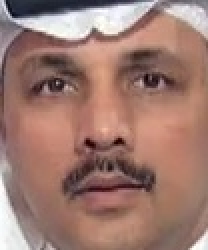
#> input picture scratch/test_real/real_1_c8b4e129/faces/real_1_frame_000005_face.jpg, 104 x 125 px, given in place of ., which was not available (shown 2 times larger)
$ python -i watermark_detector.py   (imports and definitions only)
#> lines starting #> are read from the running program, lines starting #| are printed output that depends on the picture
from __future__ import annotations

from dataclasses import dataclass
from pathlib import Path

import cv2
import numpy as np


@dataclass(slots=True)
class WatermarkDetectionResult:
    matched_signatures: list[str]
    metadata_trace_score: float
    frame_pattern_score: float
    confidence: float


def _clamp01(value: float) -> float:
    return max(0.0, min(1.0, value))


def _metadata_score(video_path: Path) -> tuple[list[str], float]:
    import re
    name = video_path.name.lower()
    signatures = [
        "deepfake",
        "face2face",
        "faceswap",
        "neuraltextures",
        "dfdc_fake",
        "synth",
        "generated",
        "fake",
    ]
    # Use non-alphanumeric boundary check so 'fake' doesn't false-match words
    # like 'snowflake.mp4' or 'fireplace.mp4', while properly matching delimited tokens
    # in snake_case filenames like 'dfdc_fake_video.mp4' or 'sample_neuraltextures_fake.mp4'.
    matched = [
        token
        for token in signatures
        if re.search(rf"(?<![a-zA-Z0-9]){re.escape(token)}(?![a-zA-Z0-9])", name)
    ]
    if not matched:
        return [], 0.0
    # Multiple signature hits increase confidence, capped at 1.
    return matched, _clamp01(0.35 + 0.2 * len(matched))


def _compute_spectral_anomaly(gray: np.ndarray) -> float:
    """
    Detect periodic checkerboard / up-sampling grid artifacts in 2D Fourier power spectrum.
    Natural camera images follow 1/f^2 radial decay with smooth azimuthal distribution.
    Synthetic/manipulated images exhibit high-frequency spikes and azimuthal variance.
    """
    h, w = gray.shape
    if h < 32 or w < 32:
        return 0.0
    # Standardize to 256x256 for consistent spectral radius
    resized = cv2.resize(gray, (256, 256), interpolation=cv2.INTER_AREA)
    f = np.fft.fft2(resized)
    fshift = np.fft.fftshift(f)
    mag = np.log(np.abs(fshift) + 1.0)

    y, x = np.ogrid[:256, :256]
    r = np.sqrt((x - 128) ** 2 + (y - 128) ** 2)
    # High-frequency annular band (radius between 60 and 120)
    high_freq_mask = (r > 60) & (r < 120)
    hf_energy = mag[high_freq_mask]
    if hf_energy.size == 0:
        return 0.0

    hf_mean = float(np.mean(hf_energy))
    hf_std = float(np.std(hf_energy))
    score = (hf_std / (hf_mean + 1e-5)) * 0.4
    return _clamp01(score)


def _compute_corner_watermark(gray: np.ndarray) -> float:
    """
    Detect localized high-contrast edge badges in the 4 outer corners (e.g. logos, stamps).
    """
    h, w = gray.shape
    if h < 40 or w < 40:
        return 0.0
    ch, cw = max(int(h * 0.15), 10), max(int(w * 0.15), 10)
    corners = [
        gray[:ch, :cw],           # Top-Left
        gray[:ch, w - cw:],       # Top-Right
        gray[h - ch:, :cw],       # Bottom-Left
        gray[h - ch:, w - cw:],   # Bottom-Right
    ]
    densities = []
    for corner in corners:
        edges = cv2.Canny(corner, 80, 180)
        densities.append(float(np.mean(edges > 0)))

    max_d = max(densities)
    mean_others = (sum(densities) - max_d) / 3.0
    # Strong localized excess indicates a corner watermark badge
    excess = max(0.0, max_d - mean_others)
    return _clamp01(excess * 5.0)


def _overlay_pattern_score(frame_paths: list[Path], max_frames: int = 8) -> float:
#> called with max_frames = 8
    if not frame_paths:
        return 0.0

    spectral_scores: list[float] = []
    corner_scores: list[float] = []
    for frame_path in frame_paths[:max_frames]:
        image = cv2.imread(str(frame_path))
#> image is the input picture: shape (125, 104, 3); mean B, G, R 112.2, 121.8, 158.3
        if image is None:
            continue
        gray = cv2.cvtColor(image, cv2.COLOR_BGR2GRAY)
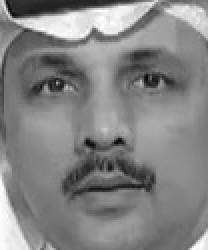
#> gray: shape (125, 104) (shown 2 times larger); min 6, max 255, mean 131.7
        spectral_scores.append(_compute_spectral_anomaly(gray))
#> in _compute_spectral_anomaly, `resized = cv2.resize(gray, (256, 256), interpolation=cv2.INTER_AREA)`:
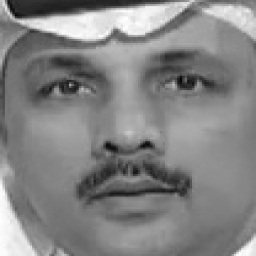
#> resized: shape (256, 256); min 6, max 255, mean 131.6
#> in _compute_spectral_anomaly, `mag = np.log(np.abs(fshift) + 1.0)`:
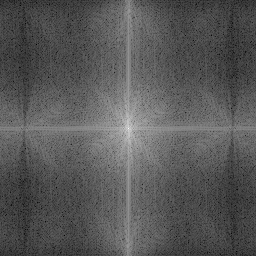
#> mag: shape (256, 256) float64; min 0.758, max 15.97, mean 6.03; drawn with min black and max white
#> in _compute_spectral_anomaly, `hf_mean = float(np.mean(hf_energy))`: hf_mean = 6.06
#> in _compute_spectral_anomaly, `hf_std = float(np.std(hf_energy))`: hf_std = 1.14
#> in _compute_spectral_anomaly, `score = (hf_std / (hf_mean + 1e-5)) * 0.4`: score = 0.0752
        corner_scores.append(_compute_corner_watermark(gray))
#> the loop in _compute_corner_watermark, `for corner in corners:` made 4 passes
#> after the loop in _compute_corner_watermark, `for corner in corners:`: densities = [0.196, 0.144, 0.0815, 0.0741]
#> in _compute_corner_watermark, `max_d = max(densities)`: max_d = 0.196
#> in _compute_corner_watermark, `mean_others = (sum(densities) - max_d) / 3.0`: mean_others = 0.1
#> in _compute_corner_watermark, `excess = max(0.0, max_d - mean_others)`: excess = 0.0963
#> pass 3 of the loop in _overlay_pattern_score, `for frame_path in frame_paths[:max_frames]:`:
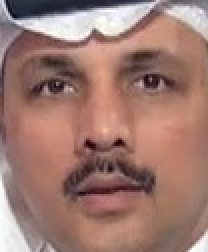
#> input picture scratch/test_real/real_1_c8b4e129/faces/real_1_frame_000010_face.jpg, 104 x 126 px, given in place of , which was not available (shown 2 times larger)
#> in _overlay_pattern_score, image is the input picture: shape (126, 104, 3); mean B, G, R 112.5, 121.6, 158.4
#> gray: shape (126, 104)
#> in _compute_spectral_anomaly (call 3), `resized = cv2.resize(gray, (256, 256), interpolation=cv2.INTER_AREA)`:
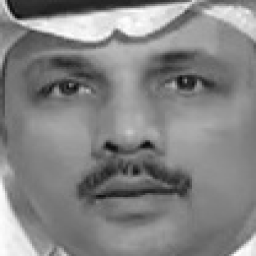
#> resized: shape (256, 256); min 7, max 254, mean 131.5
#> in _compute_spectral_anomaly (call 3), `mag = np.log(np.abs(fshift) + 1.0)`:
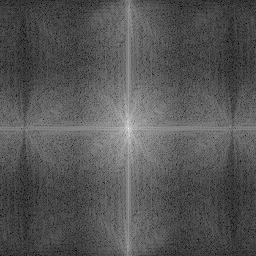
#> mag: shape (256, 256) float64; min 0.855, max 15.97, mean 5.94; drawn with min black and max white
#> hf_mean = 5.94
#> hf_std = 1.19
#> score = 0.0802
#> the loop made 8 passes; the first 3 are shown

    if not spectral_scores:
        return 0.0

    avg_spec = float(np.mean(spectral_scores))
    avg_corner = float(np.mean(corner_scores))
    # Combined forensic visual artifact pattern score
    return _clamp01(0.55 * avg_spec + 0.45 * avg_corner)


def detect_watermark_traces(video_path: Path, frame_paths: list[Path]) -> WatermarkDetectionResult:
    matched, metadata_score = _metadata_score(video_path)
    pattern_score = _overlay_pattern_score(frame_paths)
    confidence = _clamp01(0.60 * metadata_score + 0.40 * pattern_score)
    return WatermarkDetectionResult(
        matched_signatures=matched,
        metadata_trace_score=metadata_score,
        frame_pattern_score=pattern_score,
        confidence=confidence,
    )

>>> result = _overlay_pattern_score('../../scratch/test_real/real_1_c8b4e129/faces/real_1_frame_000005_face.jpg')
